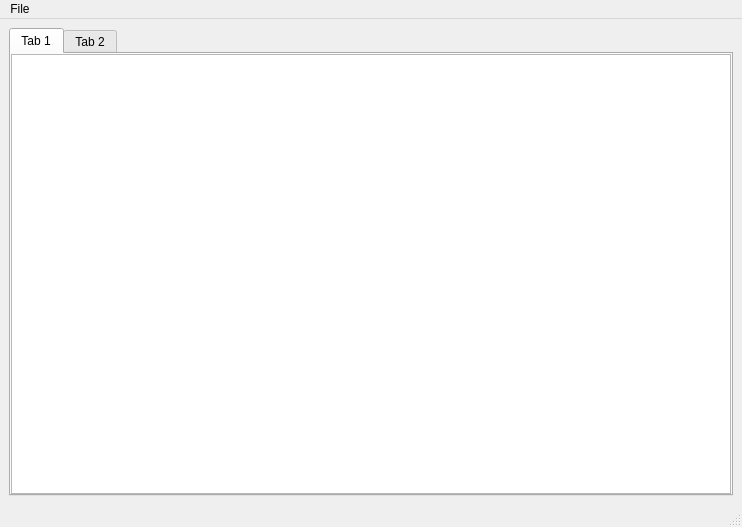
<?xml version="1.0" encoding="UTF-8"?>
<ui version="4.0">
 <class>MainWindow</class>
 <widget class="QMainWindow" name="MainWindow">
  <property name="geometry">
   <rect>
    <x>0</x>
    <y>0</y>
    <width>742</width>
    <height>527</height>
   </rect>
  </property>
  <property name="windowTitle">
   <string>MainWindow</string>
  </property>
  <widget class="QWidget" name="centralwidget">
   <layout class="QVBoxLayout" name="verticalLayout_2">
    <item>
     <widget class="QTabWidget" name="tabWidget">
      <property name="currentIndex">
       <number>0</number>
      </property>
      <widget class="QWidget" name="tab">
       <attribute name="title">
        <string>Tab 1</string>
       </attribute>
       <layout class="QVBoxLayout" name="verticalLayout">
        <property name="spacing">
         <number>0</number>
        </property>
        <property name="leftMargin">
         <number>0</number>
        </property>
        <property name="topMargin">
         <number>0</number>
        </property>
        <property name="rightMargin">
         <number>0</number>
        </property>
        <property name="bottomMargin">
         <number>0</number>
        </property>
        <item>
         <widget class="QTableWidget" name="tableWidget"/>
        </item>
       </layout>
      </widget>
      <widget class="QWidget" name="tab_2">
       <attribute name="title">
        <string>Tab 2</string>
       </attribute>
       <layout class="QVBoxLayout" name="verticalLayout_3">
        <property name="leftMargin">
         <number>0</number>
        </property>
        <property name="topMargin">
         <number>0</number>
        </property>
        <property name="rightMargin">
         <number>0</number>
        </property>
        <property name="bottomMargin">
         <number>0</number>
        </property>
        <item>
         <widget class="QTableView" name="tableView"/>
        </item>
       </layout>
      </widget>
     </widget>
    </item>
   </layout>
  </widget>
  <widget class="QMenuBar" name="menubar">
   <property name="geometry">
    <rect>
     <x>0</x>
     <y>0</y>
     <width>742</width>
     <height>22</height>
    </rect>
   </property>
   <widget class="QMenu" name="menuFile">
    <property name="title">
     <string>File</string>
    </property>
    <addaction name="actionOpen"/>
    <addaction name="actionSave"/>
    <addaction name="actionSave_As"/>
   </widget>
   <addaction name="menuFile"/>
  </widget>
  <widget class="QStatusBar" name="statusbar"/>
  <action name="actionOpen">
   <property name="text">
    <string>Open</string>
   </property>
  </action>
  <action name="actionSave">
   <property name="text">
    <string>Save</string>
   </property>
  </action>
  <action name="actionSave_As">
   <property name="text">
    <string>Save As</string>
   </property>
  </action>
 </widget>
 <resources/>
 <connections/>
</ui>
